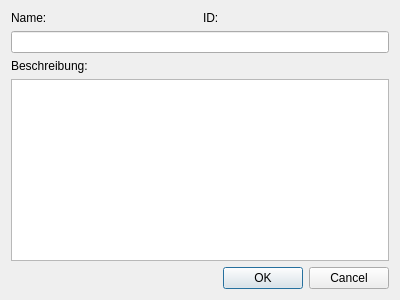
<?xml version="1.0" encoding="UTF-8"?>
<ui version="4.0">
 <class>ObjectDialog</class>
 <widget class="QDialog" name="ObjectDialog">
  <property name="geometry">
   <rect>
    <x>0</x>
    <y>0</y>
    <width>400</width>
    <height>300</height>
   </rect>
  </property>
  <property name="windowTitle">
   <string>Input Dialog</string>
  </property>
  <layout class="QVBoxLayout" name="verticalLayout_3">
   <item>
    <layout class="QVBoxLayout" name="verticalLayout">
     <item>
      <layout class="QHBoxLayout" name="horizontalLayout">
       <item>
        <widget class="QLabel" name="label_Name">
         <property name="text">
          <string>Name:</string>
         </property>
        </widget>
       </item>
       <item>
        <widget class="QLabel" name="label_ID">
         <property name="text">
          <string>ID:</string>
         </property>
        </widget>
       </item>
      </layout>
     </item>
     <item>
      <widget class="QLineEdit" name="lineEditName"/>
     </item>
    </layout>
   </item>
   <item>
    <layout class="QVBoxLayout" name="verticalLayout_2" stretch="0,0">
     <item>
      <widget class="QLabel" name="label_Beschreibung">
       <property name="text">
        <string>Beschreibung:</string>
       </property>
      </widget>
     </item>
     <item>
      <widget class="QTextEdit" name="textEdit"/>
     </item>
    </layout>
   </item>
   <item>
    <widget class="QDialogButtonBox" name="buttonBox">
     <property name="orientation">
      <enum>Qt::Horizontal</enum>
     </property>
     <property name="standardButtons">
      <set>QDialogButtonBox::Cancel|QDialogButtonBox::Ok</set>
     </property>
    </widget>
   </item>
  </layout>
 </widget>
 <resources/>
 <connections>
  <connection>
   <sender>buttonBox</sender>
   <signal>accepted()</signal>
   <receiver>ObjectDialog</receiver>
   <slot>accept()</slot>
   <hints>
    <hint type="sourcelabel">
     <x>248</x>
     <y>254</y>
    </hint>
    <hint type="destinationlabel">
     <x>157</x>
     <y>274</y>
    </hint>
   </hints>
  </connection>
  <connection>
   <sender>buttonBox</sender>
   <signal>rejected()</signal>
   <receiver>ObjectDialog</receiver>
   <slot>reject()</slot>
   <hints>
    <hint type="sourcelabel">
     <x>316</x>
     <y>260</y>
    </hint>
    <hint type="destinationlabel">
     <x>286</x>
     <y>274</y>
    </hint>
   </hints>
  </connection>
 </connections>
</ui>
